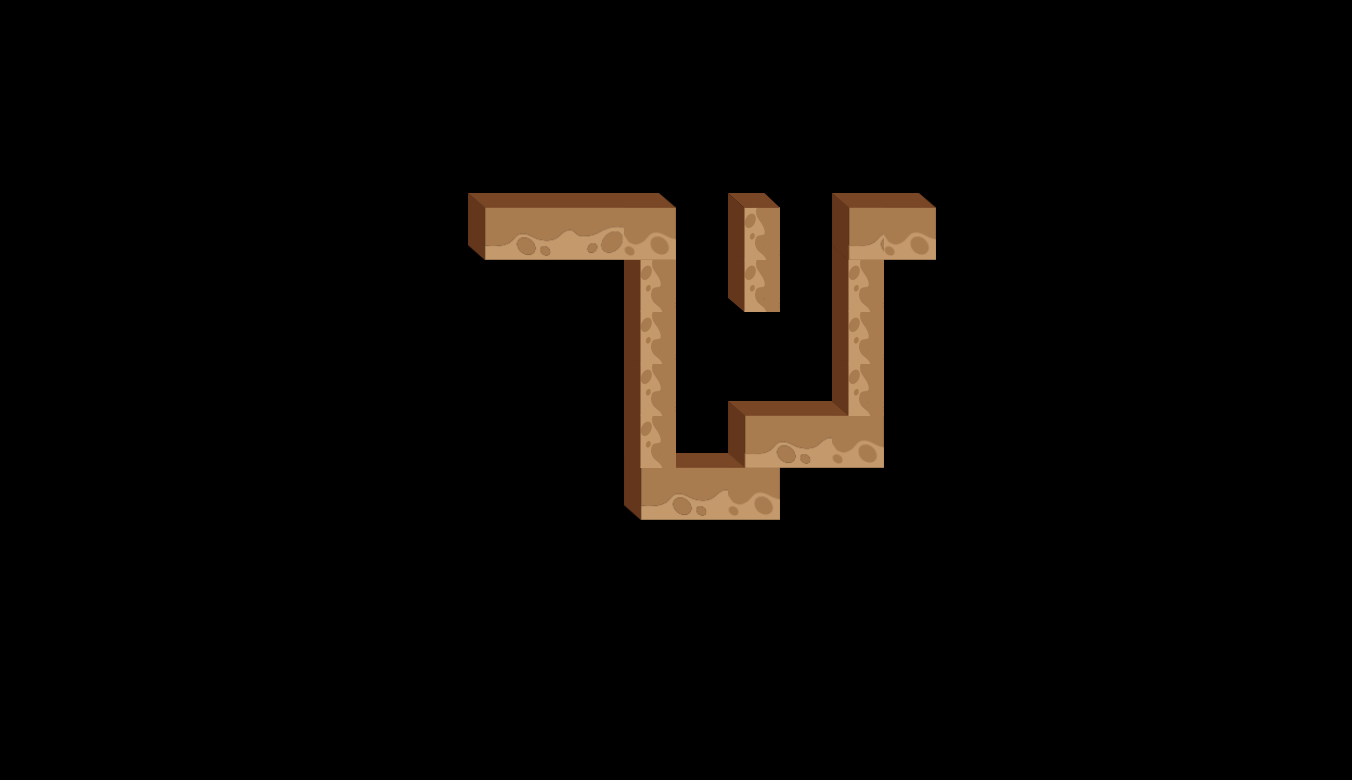

Rendered tile map (Tiled .tmx) drawn with the repository's tilesets; below, a short description and the map source with its tile grids summarised:
An orthogonal 26x15 tile map with 52x52 px tiles, 9 tile layers (road_6, road_9, road_5, road_4, ...), 2 tilesets and 6 objects (startPos_1, stone, apple, door, startPos_2, ...).

<map version="1.0" orientation="orthogonal" renderorder="right-down" width="26" height="15" tilewidth="52" tileheight="52">
 <tileset firstgid="1" name="road" tilewidth="52" tileheight="67">
  <image source="road.png" width="364" height="67" />
 </tileset>
 <tileset firstgid="8" name="road_2" tilewidth="52" tileheight="67">
  <image source="road_2.png" width="52" height="67" />
 </tileset>
 <layer name="road_6" width="26" height="15">
  <data>[390 cells, 3 non-empty, 3 distinct tile ids]</data>
 </layer>
 <layer name="road_9" width="26" height="15">
  <data>[390 cells, 1 non-empty, 1 distinct tile ids]</data>
 </layer>
 <layer name="road_5" width="26" height="15">
  <data>[390 cells, 3 non-empty, 3 distinct tile ids]</data>
 </layer>
 <layer name="road_4" width="26" height="15">
  <data>[390 cells, 2 non-empty, 1 distinct tile ids]</data>
 </layer>
 <layer name="road_3" width="26" height="15">
  <data>[390 cells, 2 non-empty, 1 distinct tile ids]</data>
 </layer>
 <layer name="road_2" width="26" height="15">
  <data>[390 cells, 2 non-empty, 1 distinct tile ids]</data>
 </layer>
 <layer name="road_1" width="26" height="15">
  <data>[390 cells, 6 non-empty, 4 distinct tile ids]</data>
 </layer>
 <layer name="road_8" width="26" height="15">
  <data>[390 cells, 1 non-empty, 1 distinct tile ids]</data>
 </layer>
 <layer name="road_7" width="26" height="15">
  <data>[390 cells, 1 non-empty, 1 distinct tile ids]</data>
 </layer>
 <objectgroup name="objLayer">
  <object name="startPos_1" x="598" y="176" visible="0" />
  <object name="stone" x="752" y="336" visible="0" />
  <object name="apple" x="754" y="382" visible="0" />
  <object name="door" x="904" y="286" visible="0" />
  <object name="startPos_2" x="546" y="182" visible="0" />
  <object name="startPos_3" x="498" y="182" visible="0" />
 </objectgroup>
</map>
